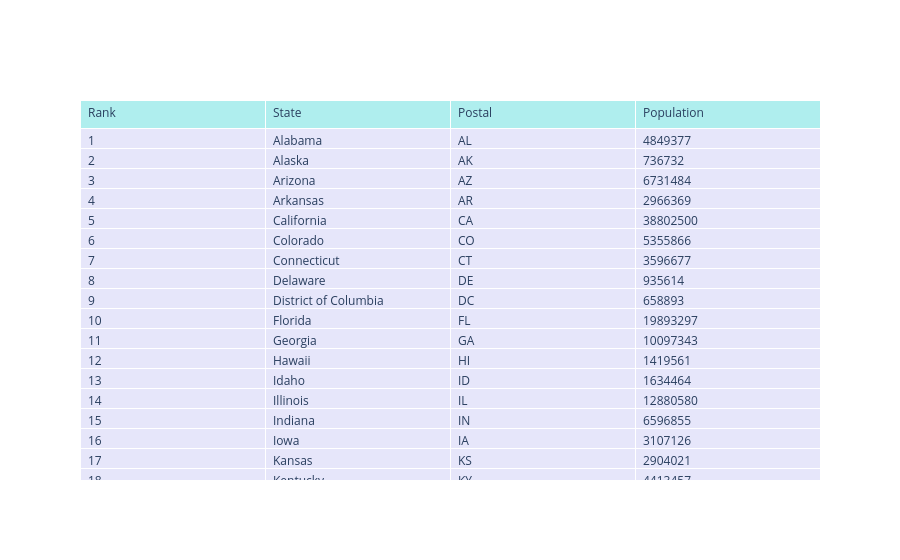

The notebook cell saved with this chart:
### Markdown cell above
## Pandas with Plotly

### Code cell
import plotly.graph_objects as go
import pandas as pd
from pathlib import Path
import requests


dest = None
for input_usa in (
    Path("data/2014_usa_states.csv"),
    Path("jupyter/book/data/2014_usa_states.csv"),
):
    try:
        with input_use.open("rb"):
            data_usa = input_usa
            break
    except OSError:
        pass

df = pd.read_csv(data_usa)

fig = go.Figure(data=[go.Table(
    header=dict(values=list(df.columns),
                fill_color='paleturquoise',
                align='left'),
    cells=dict(values=[df.Rank, df.State, df.Postal, df.Population],
               fill_color='lavender',
               align='left'))
])

fig.show()

### Figure 1 — Plotly figure (JSON) as saved in the notebook; plotly's stock layout.template omitted (floating-point values rounded to 4 significant figures; data arrays with more than 128 entries replaced by an {"elided": "..."} marker saying what was removed)
{"data": [{"cells": {"align": "left", "fill": {"color": "lavender"}, "values": {"elided": "4x52 mixed values"}}, "header": {"align": "left", "fill": {"color": "paleturquoise"}, "values": ["Rank", "State", "Postal", "Population"]}, "type": "table"}], "layout": {}}
